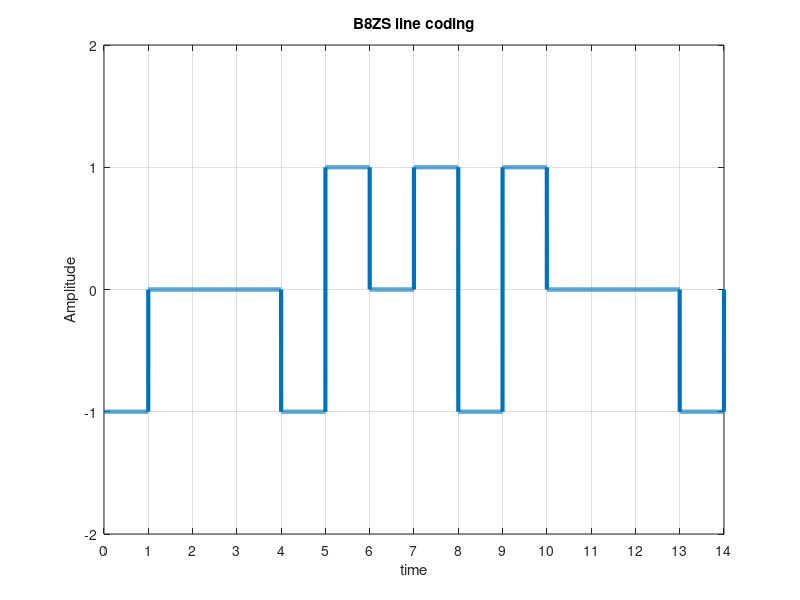

This chart was generated by the following MATLAB code:
clc;
clear all;
bits = [1 0 0 0 0 0 0 0 0 1 0 0 0 1]
bitrate = 1;
n = 1000;
T = length(bits)/bitrate;
N = n*length(bits);
dt = T/N;
t = 0:dt:T;
x = zeros(1,length(t));
counter = 0;
lastbit = 1;
for i=1:length(bits)
  if bits(i)==0
    counter = counter + 1;
    if counter==8
      x((i-1-7)*n+1:(i-7)*n) = 0;
      x((i-1-6)*n+1:(i-6)*n) = 0;
      x((i-1-5)*n+1:(i-5)*n) = 0;
      x((i-1-4)*n+1:(i-4)*n) = lastbit;
      x((i-1-3)*n+1:(i-3)*n) = -lastbit;
      lastbit = -lastbit;
      x((i-1-2)*n+1:(i-2)*n) = 0;
      x((i-1-1)*n+1:(i-1)*n) = lastbit;
      x((i-1)*n+1:i*n) = -lastbit;
      lastbit = -lastbit;
      counter = 0;
    end
  else
    counter = 0;
    x((i-1)*n+1:i*n) = -lastbit;
    lastbit = -lastbit;
  end
end

plot(t, x, 'Linewidth', 3);
axis([0 T -2 2 ]);

xlabel("time");
ylabel("Amplitude");
title('B8ZS line coding');
grid on 
set(gca,'xtick',[0:1:T])
set(gca,'ytick',[-2:1:2])


counter = 0;
lastbit = 1;
for i = 1:length(t)
  if t(i)>counter
    counter = counter + 1;
    if x(i)==lastbit
      result(counter:counter+4) = 0;
      counter = counter + 4;
    else
      if(x(i)==0)
        result(counter) = 0;
      else
        result(counter) = 1;
        lastbit = -lastbit;
      end
    end
  end
end
disp('B8ZS Decoding:');
disp(result);